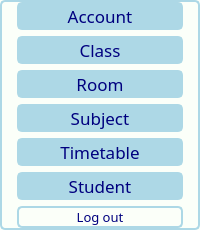
           <widget class="QFrame" name="frame_4">
            <property name="sizePolicy">
             <sizepolicy hsizetype="Fixed" vsizetype="Expanding">
              <horstretch>0</horstretch>
              <verstretch>0</verstretch>
             </sizepolicy>
            </property>
            <property name="styleSheet">
             <string notr="true">border: 2px solid  lightblue;
border-radius: 5px;
background-color: rgb(251, 255, 249);
</string>
            </property>
            <property name="frameShape">
             <enum>QFrame::StyledPanel</enum>
            </property>
            <property name="frameShadow">
             <enum>QFrame::Raised</enum>
            </property>
            <layout class="QVBoxLayout" name="verticalLayout_3">
             <property name="sizeConstraint">
              <enum>QLayout::SetDefaultConstraint</enum>
             </property>
             <property name="leftMargin">
              <number>15</number>
             </property>
             <property name="topMargin">
              <number>0</number>
             </property>
             <property name="rightMargin">
              <number>15</number>
             </property>
             <property name="bottomMargin">
              <number>0</number>
             </property>
             <item>
              <widget class="QPushButton" name="Account_pushButton">
               <property name="font">
                <font>
                 <family>Arial Rounded MT Bold</family>
                 <pointsize>13</pointsize>
                 <weight>50</weight>
                 <bold>false</bold>
                </font>
               </property>
               <property name="styleSheet">
                <string notr="true">color: rgb(0, 0, 127);
background-color: rgb(173, 216, 230);</string>
               </property>
               <property name="text">
                <string>Account</string>
               </property>
              </widget>
             </item>
             <item>
              <widget class="QPushButton" name="Class_pushBotton">
               <property name="font">
                <font>
                 <family>Arial Rounded MT Bold</family>
                 <pointsize>13</pointsize>
                 <weight>50</weight>
                 <bold>false</bold>
                </font>
               </property>
               <property name="styleSheet">
                <string notr="true">color: rgb(0, 0, 127);
background-color: rgb(173, 216, 230);</string>
               </property>
               <property name="text">
                <string>Class</string>
               </property>
              </widget>
             </item>
             <item>
              <widget class="QPushButton" name="Room_pushButton">
               <property name="font">
                <font>
                 <family>Arial Rounded MT Bold</family>
                 <pointsize>13</pointsize>
                </font>
               </property>
               <property name="styleSheet">
                <string notr="true">color: rgb(0, 0, 127);
background-color: rgb(173, 216, 230);</string>
               </property>
               <property name="text">
                <string>Room</string>
               </property>
              </widget>
             </item>
             <item>
              <widget class="QPushButton" name="Subject_pushButton">
               <property name="font">
                <font>
                 <family>Arial Rounded MT Bold</family>
                 <pointsize>13</pointsize>
                </font>
               </property>
               <property name="styleSheet">
                <string notr="true">color: rgb(0, 0, 127);
background-color: rgb(173, 216, 230);</string>
               </property>
               <property name="text">
                <string>Subject</string>
               </property>
              </widget>
             </item>
             <item>
              <widget class="QPushButton" name="Timetable_pushButton">
               <property name="font">
                <font>
                 <family>Arial Rounded MT Bold</family>
                 <pointsize>13</pointsize>
                </font>
               </property>
               <property name="styleSheet">
                <string notr="true">color: rgb(0, 0, 127);
background-color: rgb(173, 216, 230);</string>
               </property>
               <property name="text">
                <string>Timetable</string>
               </property>
              </widget>
             </item>
             <item>
              <widget class="QPushButton" name="Student_pushButton">
               <property name="font">
                <font>
                 <family>Arial Rounded MT Bold</family>
                 <pointsize>13</pointsize>
                </font>
               </property>
               <property name="styleSheet">
                <string notr="true">color: rgb(0, 0, 127);
background-color: rgb(173, 216, 230);</string>
               </property>
               <property name="text">
                <string>Student</string>
               </property>
              </widget>
             </item>
             <item>
              <widget class="QPushButton" name="Logout_pushButton">
               <property name="font">
                <font>
                 <family>Arial Rounded MT Bold</family>
                 <pointsize>10</pointsize>
                </font>
               </property>
               <property name="styleSheet">
                <string notr="true">color: rgb(0, 0, 127);</string>
               </property>
               <property name="text">
                <string>Log out</string>
               </property>
              </widget>
             </item>
            </layout>
           </widget>
